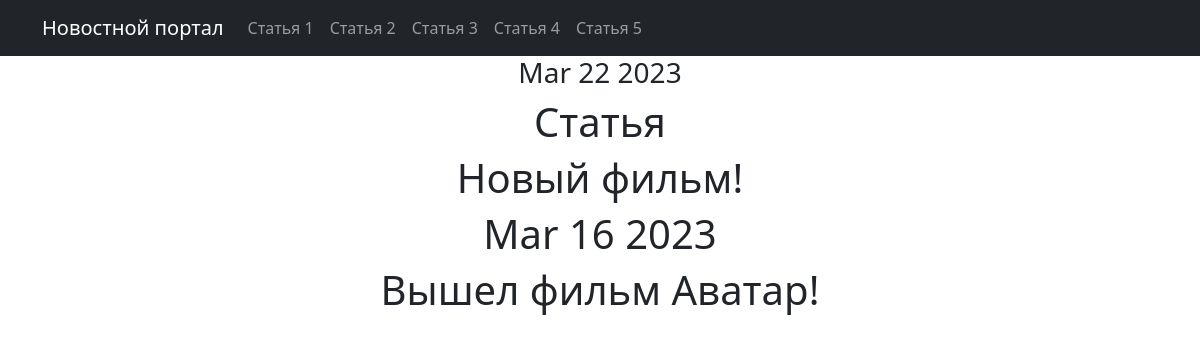
The page /news/2 on the database its author committed.
### new/models.py (models this page shows, shortened)
class Post(models.Model):
    author = models.ForeignKey(Author, on_delete=models.CASCADE,)
    NEWS = 'NW'
    ARTICLE = 'AR'
    CATEGORY_CHOICES = [
        (NEWS, 'Новость'),
        (ARTICLE, 'Статья'),
    ]
    categoryType = models.CharField(max_length=2, choices=CATEGORY_CHOICES, default=ARTICLE)
    dateCreation = models.DateTimeField(auto_now_add=True)
    postCategory = models.ManyToManyField(Category, through='PostCategory')
    tittle = models.CharField(max_length=128)
    text = models.TextField()
    rating = models.SmallIntegerField(default=0)

### new/views.py (the view)
# urls.py: path('<int:pk>', PostDetail.as_view()),
class PostDetail(DetailView):
    model = Post
    template_name = 'news.html'
    context_object_name = 'news'
    def get_context_data(self, **kwargs):
        context = super().get_context_data(**kwargs)
        context['time_now'] = datetime.utcnow()
        context['next_sale'] = None
        return context

### new/templatetags/custom_filters.py (called while the page is built)
@register.filter()
def censor(value):
    x='теракт'
    c='редиска'
    if x in value:
        a= value.replace('теракт', 'т*****')
        return a
    if c in value:
        d= value.replace('редиска', 'р******')
        return d
    try:
        x = str(x)
        c = str(c)
    except:
        print('Введено не слово')
    else:
        return value

### templates/news.html (shortened to what this page needs)
{% extends 'flatpages/default.html' %}
{% load custom_filters %}
{% block content %}
<h3>{{ time_now|date:'M d Y' }}</h3>
<h1>Статья</h1>
<h1>{{ news.tittle|censor }}</h1>
<h1>{{ news.dateCreation|date:'M d Y' }}</h1>
<h1>{{ news.text|censor }}</h1>
{% endblock content %}

### rows shown on the page
Post: tittle|censor "Новый фильм!", dateCreation "Mar 16 2023", text|censor "Вышел фильм Аватар!"

### other values the page prints
{{ time_now|date:'M d Y' }} "Mar 22 2023"
